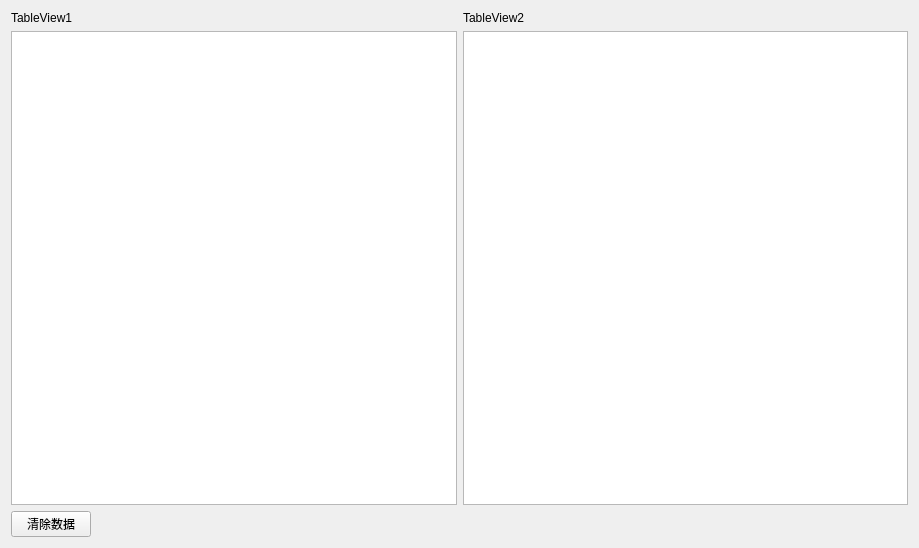
<?xml version="1.0" encoding="UTF-8"?>
<ui version="4.0">
 <class>ModelView</class>
 <widget class="QWidget" name="ModelView">
  <property name="geometry">
   <rect>
    <x>0</x>
    <y>0</y>
    <width>919</width>
    <height>548</height>
   </rect>
  </property>
  <property name="windowTitle">
   <string>ModelView</string>
  </property>
  <layout class="QVBoxLayout" name="verticalLayout_3">
   <item>
    <layout class="QHBoxLayout" name="horizontalLayout">
     <item>
      <layout class="QVBoxLayout" name="verticalLayout">
       <item>
        <widget class="QLabel" name="label">
         <property name="text">
          <string>TableView1</string>
         </property>
        </widget>
       </item>
       <item>
        <widget class="QTableView" name="tableView_1"/>
       </item>
      </layout>
     </item>
     <item>
      <layout class="QVBoxLayout" name="verticalLayout_2">
       <item>
        <widget class="QLabel" name="label_2">
         <property name="text">
          <string>TableView2</string>
         </property>
        </widget>
       </item>
       <item>
        <widget class="QTableView" name="tableView_2"/>
       </item>
      </layout>
     </item>
    </layout>
   </item>
   <item>
    <layout class="QHBoxLayout" name="horizontalLayout_2">
     <item>
      <widget class="QPushButton" name="BtnClear">
       <property name="text">
        <string>清除数据</string>
       </property>
      </widget>
     </item>
     <item>
      <spacer name="horizontalSpacer">
       <property name="orientation">
        <enum>Qt::Horizontal</enum>
       </property>
       <property name="sizeHint" stdset="0">
        <size>
         <width>40</width>
         <height>20</height>
        </size>
       </property>
      </spacer>
     </item>
    </layout>
   </item>
  </layout>
 </widget>
 <layoutdefault spacing="6" margin="11"/>
 <resources/>
 <connections/>
</ui>
